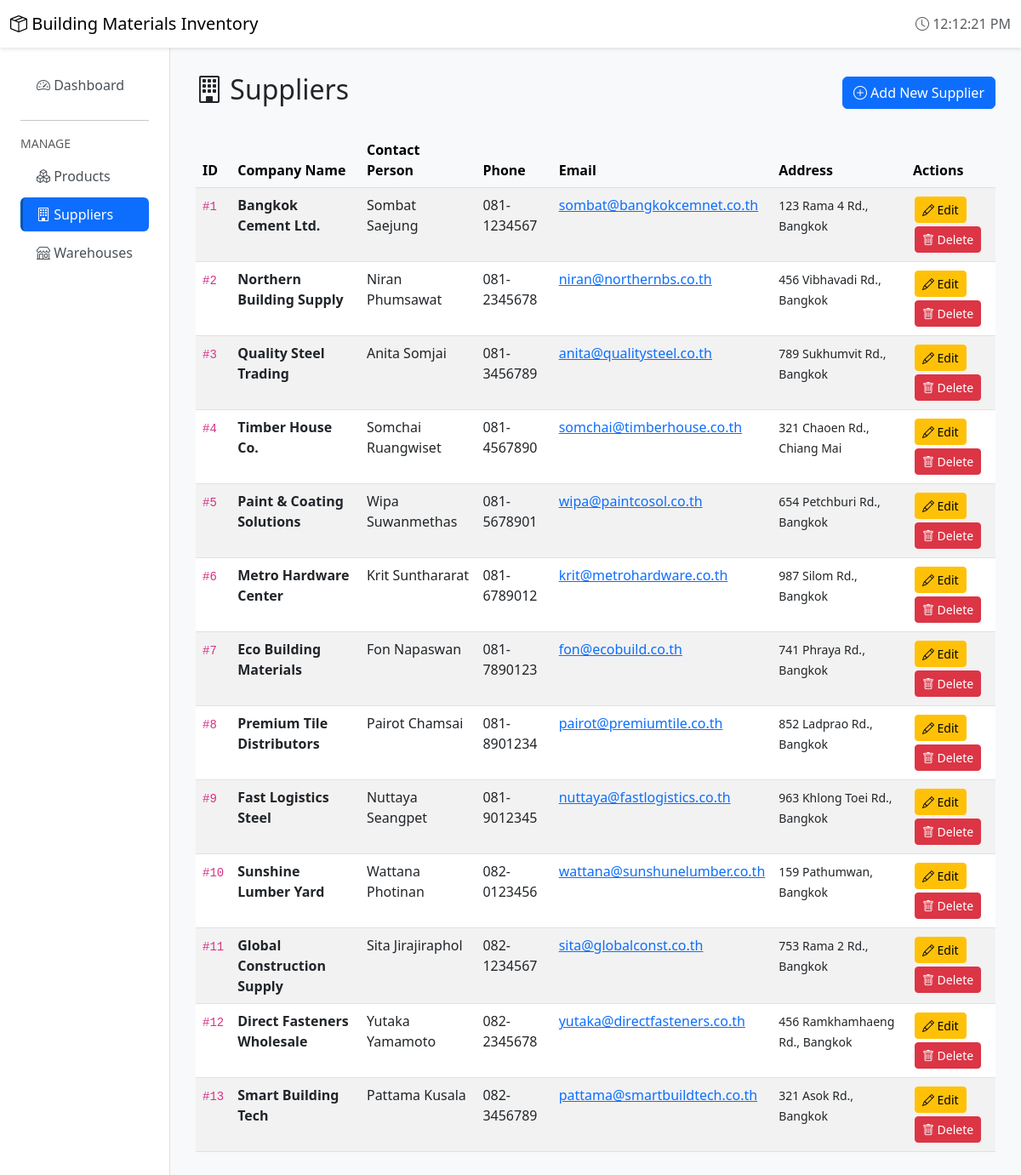
The app's page /suppliers with its own data.
### tables this page shows
CREATE TABLE suppliers (
        supplier_id INTEGER PRIMARY KEY AUTOINCREMENT,
        name TEXT NOT NULL,
        contact_person TEXT,
        phone TEXT,
        email TEXT,
        address TEXT
    );

### app.py (the view)
@app.route('/suppliers')
def list_suppliers():
    conn = get_db()
    cursor = conn.cursor()
    cursor.execute("SELECT * FROM suppliers ORDER BY supplier_id")
    suppliers = cursor.fetchall()
    conn.close()
    return render_template('suppliers/list.html', suppliers=suppliers)

### app.py (called while the page is built)
@app.context_processor
def inject_datetime():
    return {'datetime': datetime}

def get_db():
    conn = sqlite3.connect('inventory.db')
    conn.row_factory = sqlite3.Row
    return conn

### templates/suppliers/list.html (shortened to what this page needs)
{% extends "base.html" %}
{% block content %}
<div class="d-flex justify-content-between align-items-center mb-4">
    <h2><i class="bi bi-building"></i> Suppliers</h2>
    <a href="{{ url_for('add_supplier') }}" class="btn btn-primary">
        <i class="bi bi-plus-circle"></i> Add New Supplier
    </a>
</div>
<div class="table-responsive">
    <table class="table table-hover table-striped">
        <thead class="table-light">
            <tr>
                <th>ID</th>
                <th>Company Name</th>
                <th>Contact Person</th>
                <th>Phone</th>
                <th>Email</th>
                <th>Address</th>
                <th>Actions</th>
            </tr>
        </thead>
        <tbody>
            {% if suppliers %}
                {% for supplier in suppliers %}
                <tr>
                    <td><code>#{{ supplier['supplier_id'] }}</code></td>
                    <td><strong>{{ supplier['name'] }}</strong></td>
                    <td>{{ supplier['contact_person'] or '-' }}</td>
                    <td>{{ supplier['phone'] or '-' }}</td>
                    <td>
                        {% if supplier['email'] %}
                            <a href="mailto:{{ supplier['email'] }}">{{ supplier['email'] }}</a>
                        {% else %}
                            <span class="text-muted">-</span>
                        {% endif %}
                    </td>
                    <td>
                        <small>{{ supplier['address'] or '-' }}</small>
                    </td>
                    <td>
                        <a href="{{ url_for('edit_supplier', supplier_id=supplier['supplier_id']) }}" class="btn btn-sm btn-warning">
                            <i class="bi bi-pencil"></i> Edit
                        </a>
                        <form method="POST" action="{{ url_for('delete_supplier', supplier_id=supplier['supplier_id']) }}" style="display:inline;">
                            <button type="submit" class="btn btn-sm btn-danger" onclick="return confirm('Are you sure?')">
                                <i class="bi bi-trash"></i> Delete
                            </button>
                        </form>
                    </td>
                </tr>
                {% endfor %}
            {% else %}
                <tr>
                    <td colspan="7" class="text-center text-muted py-4">
                        No suppliers found. <a href="{{ url_for('add_supplier') }}">Add one now!</a>
                    </td>
                </tr>
            {% endif %}
        </tbody>
    </table>
</div>
{% endblock %}

### templates/base.html (style rules this page uses)
body { background-color: #f8f9fa; }
.btn-sm { margin: 2px; }

### records on screen
suppliers: supplier_id "1", name "Bangkok Cement Ltd.", contact_person "Sombat Saejung", phone "081-1234567", email "sombat@bangkokcemnet.co.th", address "123 Rama 4 Rd., Bangkok"
suppliers: supplier_id "2", name "Northern Building Supply", contact_person "Niran Phumsawat", phone "081-2345678", email "niran@northernbs.co.th", address "456 Vibhavadi Rd., Bangkok"
suppliers: supplier_id "3", name "Quality Steel Trading", contact_person "Anita Somjai", phone "081-3456789", email "anita@qualitysteel.co.th", address "789 Sukhumvit Rd., Bangkok"
suppliers: supplier_id "4", name "Timber House Co.", contact_person "Somchai Ruangwiset", phone "081-4567890", email "somchai@timberhouse.co.th", address "321 Chaoen Rd., Chiang Mai"
suppliers: supplier_id "5", name "Paint & Coating Solutions", contact_person "Wipa Suwanmethas", phone "081-5678901", email "wipa@paintcosol.co.th", address "654 Petchburi Rd., Bangkok"
suppliers: supplier_id "6", name "Metro Hardware Center", contact_person "Krit Sunthararat", phone "081-6789012", email "krit@metrohardware.co.th", address "987 Silom Rd., Bangkok"
suppliers: supplier_id "7", name "Eco Building Materials", contact_person "Fon Napaswan", phone "081-7890123", email "fon@ecobuild.co.th", address "741 Phraya Rd., Bangkok"
suppliers: supplier_id "8", name "Premium Tile Distributors", contact_person "Pairot Chamsai", phone "081-8901234", email "pairot@premiumtile.co.th", address "852 Ladprao Rd., Bangkok"
suppliers: supplier_id "9", name "Fast Logistics Steel", contact_person "Nuttaya Seangpet", phone "081-9012345", email "nuttaya@fastlogistics.co.th", address "963 Khlong Toei Rd., Bangkok"
suppliers: supplier_id "10", name "Sunshine Lumber Yard", contact_person "Wattana Photinan", phone "082-0123456", email "wattana@sunshunelumber.co.th", address "159 Pathumwan, Bangkok"
suppliers: supplier_id "11", name "Global Construction Supply", contact_person "Sita Jirajiraphol", phone "082-1234567", email "sita@globalconst.co.th", address "753 Rama 2 Rd., Bangkok"
suppliers: supplier_id "12", name "Direct Fasteners Wholesale", contact_person "Yutaka Yamamoto", phone "082-2345678", email "yutaka@directfasteners.co.th", address "456 Ramkhamhaeng Rd., Bangkok"
suppliers: supplier_id "13", name "Smart Building Tech", contact_person "Pattama Kusala", phone "082-3456789", email "pattama@smartbuildtech.co.th", address "321 Asok Rd., Bangkok"
